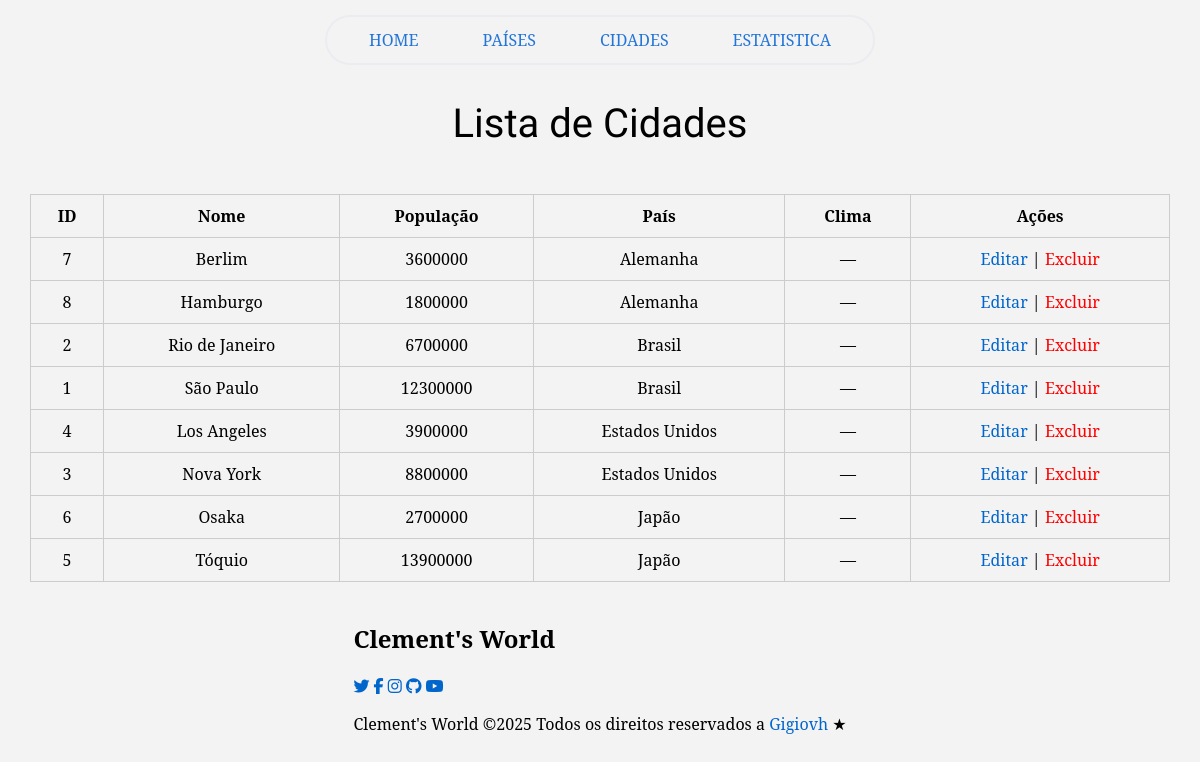
The page /cidade/listar_cidade.php on the database its author committed.
### tables this page shows
CREATE TABLE tb_cidade(
id_cidade INT AUTO_INCREMENT PRIMARY  KEY,
nome VARCHAR(120) NOT NULL,
populacao FLOAT NOT NULL,
id_pais INT NOT NULL,
FOREIGN KEY (id_pais) REFERENCES tb_pais (id_pais)
);

CREATE TABLE tb_pais(
id_pais INT AUTO_INCREMENT PRIMARY  KEY,
nome VARCHAR(120) NOT NULL,
continente VARCHAR(160) NOT NULL,
populacao FLOAT NOT NULL,
idioma VARCHAR(60) NOT NULL
);

### src/cidade/listar_cidade.php (the view, shortened to what this page needs)
<?php
include("../conexao.php");
?>
<!DOCTYPE html>
<html lang="pt-br">
<head>
    <link rel="stylesheet" href="../style.css">
    <link rel="stylesheet" href="https://cdnjs.cloudflare.com/ajax/libs/font-awesome/6.6.0/css/all.min.css">
</head>
<body>
    <nav class="test">
        <ul>
            <li><a href="../index.php">Home</a></li>
            <li>
                <a href="../pais/listar.php">Países</a>
            </li>
            <li>
                <a href="listar_cidade.php">Cidades</a>
                <li><a href="estatistica.php">Estatistica</a></li>
        </ul>
    </nav>
    <h1 style="  margin-top: 100px;">Lista de Cidades</h1>
    <table>
        <tr>
            <th>ID</th>
            <th>Nome</th>
            <th>População</th>
            <th>País</th>
            <th>Clima</th>
            <th>Ações</th>
        </tr>
        <?php
$sql = "SELECT c.id_cidade, c.nome AS cidade, c.populacao, p.nome AS pais
        FROM tb_cidade c
        JOIN tb_pais p ON c.id_pais = p.id_pais
        ORDER BY p.nome, c.nome";
$result = $conn->query($sql);
while ($row = $result->fetch_assoc()) {
    $clima = "—";
    echo "<tr>
            <td>{$row['id_cidade']}</td>
            <td>{$row['cidade']}</td>
            <td>{$row['populacao']}</td>
            <td>{$row['pais']}</td>
            <td>$clima</td>
            <td>
                <a href='editar_cidade.php?id={$row['id_cidade']}'>Editar</a> |
                <a href='excluir_cidade.php?id={$row['id_cidade']}' onclick='return confirm(\"Deseja excluir esta cidade?\")'><span style=\"color:red;\">Excluir</span></a>
            </td>
          </tr>";
}
?>
    </table>
    <footer class="footer">
        <h2 class="footer-logo">Clement's World</h2>
        <div class="footer-social">
            <a href="https://twitter.com" target="_blank"><i class="fab fa-twitter"></i></a>
            <a href="https://facebook.com" target="_blank"><i class="fab fa-facebook-f"></i></a>
            <a href="https://instagram.com" target="_blank"><i class="fab fa-instagram"></i></a>
            <a href="https://github.com/Gigiovh" target="_blank"><i class="fab fa-github"></i></a>
            <a href="https://youtube.com" target="_blank"><i class="fab fa-youtube"></i></a>
        </div>
        <p class="footer-copy">
            Clement's World ©2025 Todos os direitos reservados a <a href="https://github.com/Gigiovh">Gigiovh</a>
            <span class="heart">★</span>
        </p>
    </footer>
</body>
</html>

### src/style.css (style rules this page uses)
:root { --brand-color: hsl(46, 100%, 50%); --black: hsl(0, 0%, 0%); --white: hsl(0, 0%, 100%); --font-title: "Montserrat", sans-serif; --font-text: "Lato", sans-serif; }
*, *::before, *::after { box-sizing: border-box; }
body { font-family: Arial, sans-serif; background-color: #f3f3f3; margin: 0; padding: 0; display: flex; flex-direction: column; align-items: center; }
body, p, h2, h3, h4, h5, h6, li, a, td, th, input, select, button, label { font-family: "Noto Serif", serif; font-optical-sizing: auto; font-style: normal; font-variation-settings: "wdth" 100; }
h1 { text-align: center; font-family: "Caprasimo", serif; font-weight: 200; font-size: 40px; }
table { margin: 20px auto; border-collapse: collapse; width: 95%; min-width: 600px; }
table, th, td { border: 1px solid #ccc; }
th, td { padding: 10px; text-align: center; }
a { text-decoration: none; color: #0066cc; display: inline-block; transition: transform 0.2s ease, color 0.2s ease; }
nav { position: fixed; top: 15px; left: 50%; transform: translateX(-50%); display: inline-block; border: 2px solid #EBECF1; border-radius: 30px; animation: slide-in 1s ease-out; }
ul { position: relative; display: flex; flex: 1 1 auto; margin: 0; padding: 0 30px; list-style-type: none; }
li:not(:last-child) { margin-right: 40px; }
li { border: 2px solid transparent; border-radius: 5px; padding: 10px; transition: background 0.2s; }
li a { color: #2375D8; text-decoration: none; text-transform: uppercase; transition: color 0.2s; }

### rows shown on the page
tb_cidade: id_cidade "7", nome "Berlim", populacao "3600000", id_pais.nome "Alemanha", clima "—"
tb_cidade: id_cidade "8", nome "Hamburgo", populacao "1800000", id_pais.nome "Alemanha", clima "—"
tb_cidade: id_cidade "2", nome "Rio de Janeiro", populacao "6700000", id_pais.nome "Brasil", clima "—"
tb_cidade: id_cidade "1", nome "São Paulo", populacao "12300000", id_pais.nome "Brasil", clima "—"
tb_cidade: id_cidade "4", nome "Los Angeles", populacao "3900000", id_pais.nome "Estados Unidos", clima "—"
tb_cidade: id_cidade "3", nome "Nova York", populacao "8800000", id_pais.nome "Estados Unidos", clima "—"
tb_cidade: id_cidade "6", nome "Osaka", populacao "2700000", id_pais.nome "Japão", clima "—"
tb_cidade: id_cidade "5", nome "Tóquio", populacao "13900000", id_pais.nome "Japão", clima "—"
